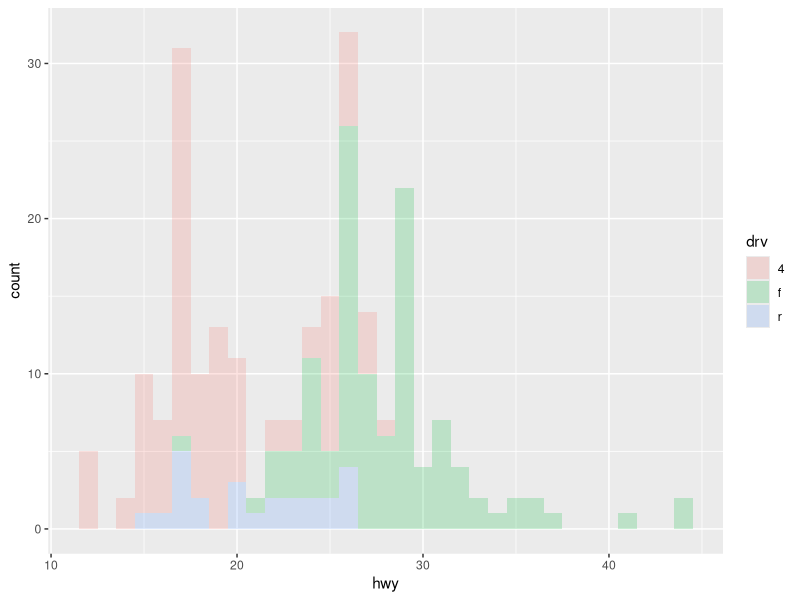
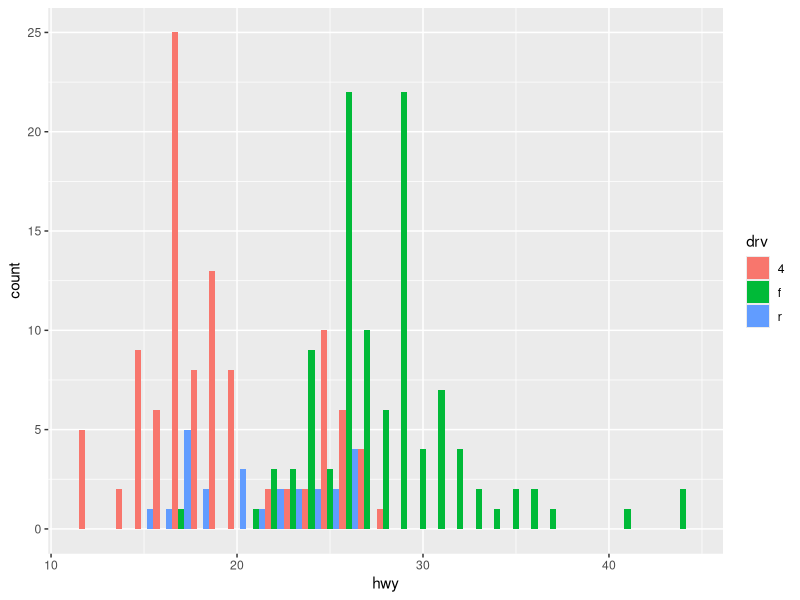
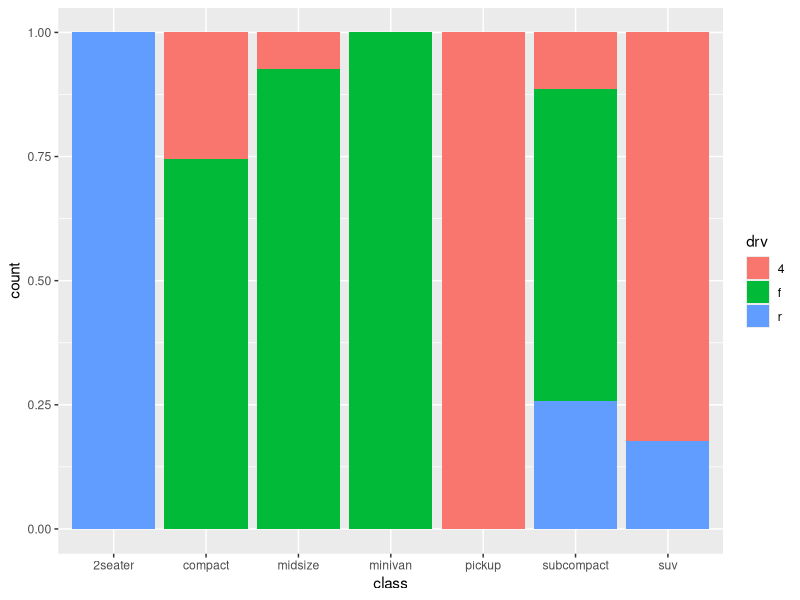
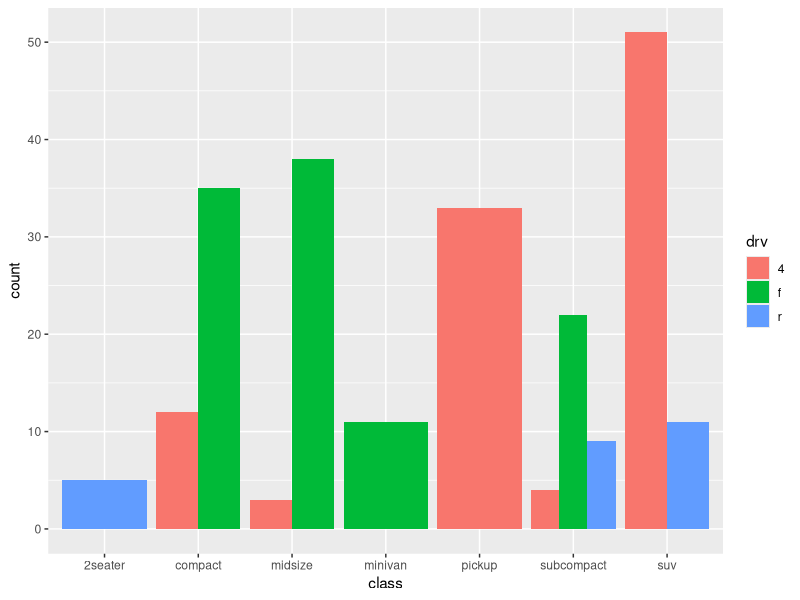

Generate these figures, in order, with R:
library(tidyverse)

ggplot(data = mpg) +
  geom_histogram(
    mapping = aes(x = hwy, fill = drv),
    binwidth = 1,
    alpha = 0.2
  )

ggplot(data = mpg) +
  geom_histogram(
    mapping = aes(x = hwy, fill = drv),
    binwidth = 1,
    position = "dodge"
  )

?geom_jitter

?geom_point


ggplot(data = mpg) +
  geom_bar(
    mapping = aes(x = class, fill = drv),
    position = "fill"
  )

ggplot(data = mpg) +
  geom_bar(
    mapping = aes(x = class, fill = drv),
    position = "dodge"
  )
